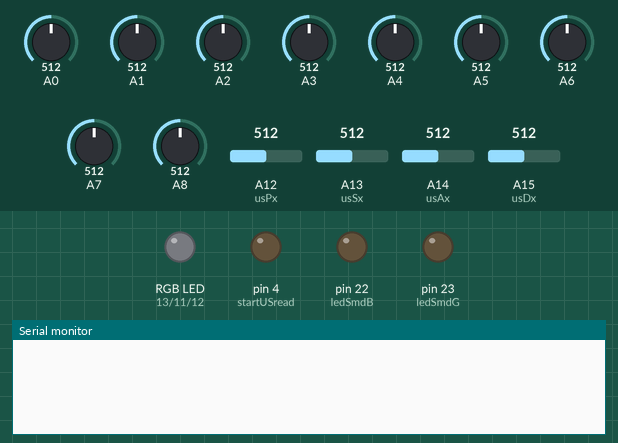
Simulated run of this sketch. Board: Arduino Mega 2560, built for the host (arithmetic inside an expression is 32-bit, double 64-bit). Parts: an RGB LED mixed from three pins (HIGH = lit), output pins drawn as LEDs (lit = HIGH), the last lines printed to the serial monitor. The inputs (shaded band) are chosen by the test bench; at power-on: A12 (usPx) = 512, A13 (usSx) = 512, A14 (usAx) = 512, A0 = 512, A1 = 512, A2 = 512, A3 = 512, A4 = 512, A5 = 512, A6 = 512, A7 = 512, A8 = 512, A15 (usDx) = 512.

Above: at 0.0 s.
1.8 s: A12 (usPx) set to 776
At 2.7 s:
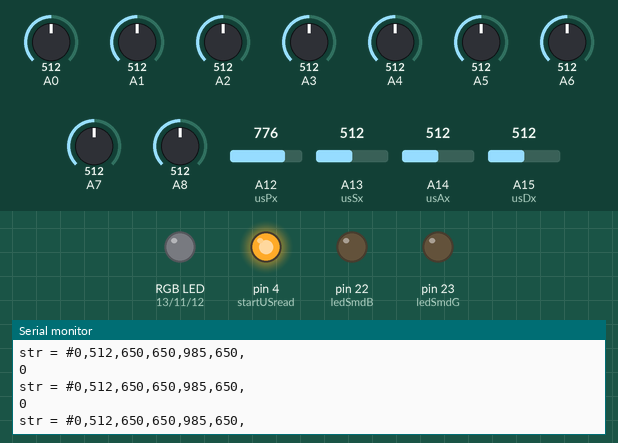
3.3 s: A12 (usPx) set to 800
At 3.9 s:
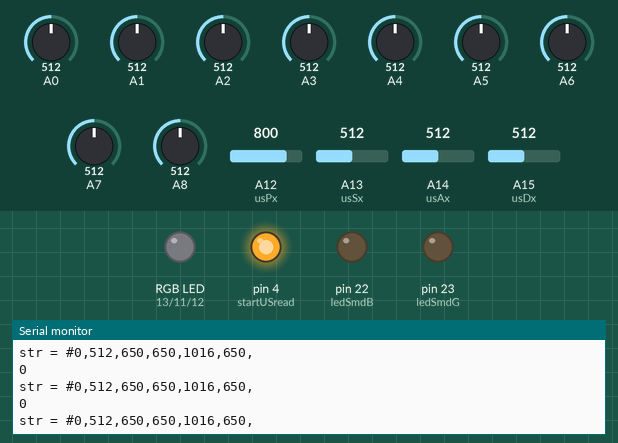
4.8 s: A13 (usSx) set to 85
At 5.5 s:
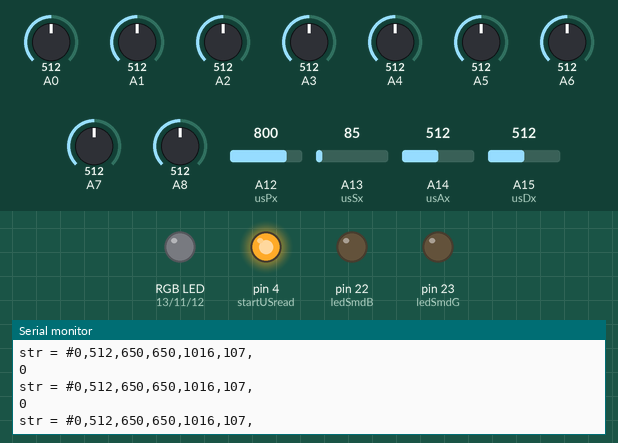
6.3 s: A13 (usSx) set to 69
At 7.3 s:
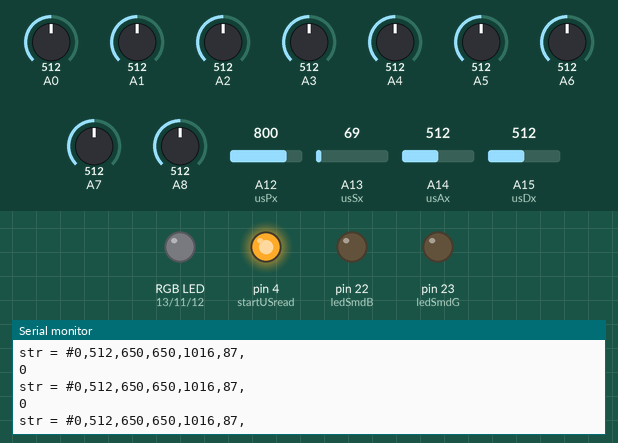
7.8 s: A14 (usAx) set to 775
At 8.3 s:
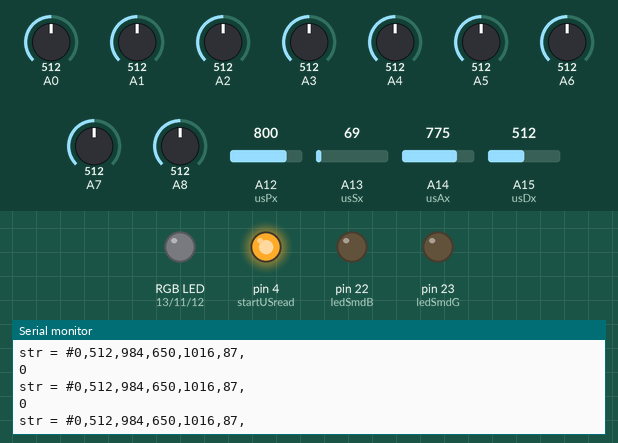
9.3 s: A14 (usAx) set to 801
At 9.8 s:
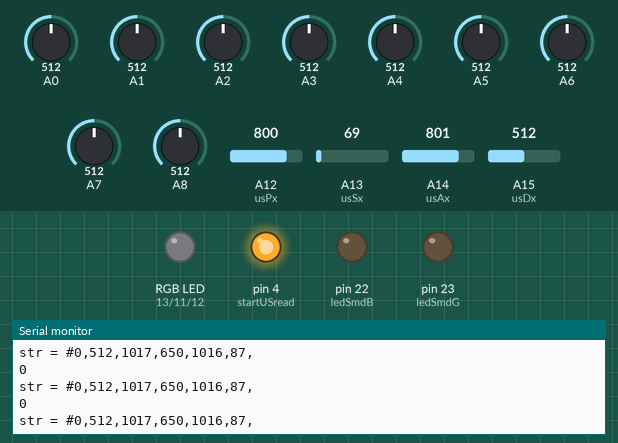
Timing chart, 0 to 11.8 s (numbered marks = the images above; inputs shaded):
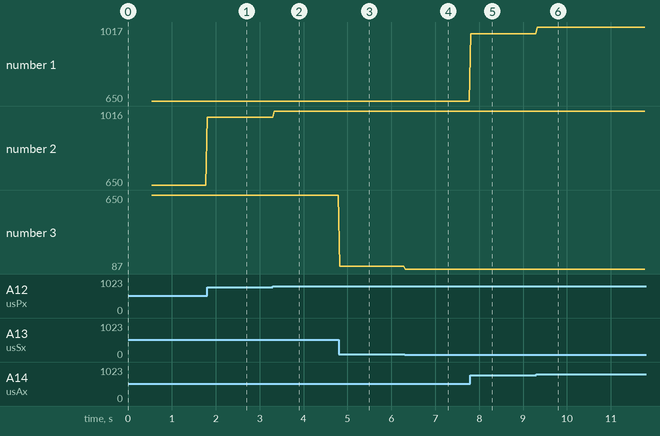

The sketch:

BASSO_per_le_linee.ino
```cpp
#define ledR 13
#define ledG 11
#define ledB 12

#define ledSmdB 22
#define ledSmdG 23


int Lin1 = A0;
int Lin2 = A1;
int Lin3 = A2;
int Lin4 = A3;
int Lin5 = A4;
int Lin6 = A5;
int Lin7 = A6;
int Lin8 = A7;
int Lin9 = A8;


int diagb4 = 42;
int diaga4 = 43;
int diagb3 = 44;
int diaga3 = 45;
int diagb2 = 46;
int diaga2 = 47;
int diagb1 = 48;
int diaga1 = 49;

int v[10];
int massimo;

int startUSread=4;  //inizia le letture continue degli ultrasuoni
int usAx= A14;
int usDx= A15;
int usPx= A12;
int usSx= A13;

int distAx, distPx, distDx, distSx;

int valLin = 0;

String cancelletto = "#", str="abc", strTemp="abc";


void setup(){
  Serial.begin(9600);
  Serial3.begin(9600);
  pinMode(diagb4, INPUT_PULLUP);
  pinMode(diaga4, INPUT_PULLUP);
  pinMode(diagb3, INPUT_PULLUP);
  pinMode(diaga3, INPUT_PULLUP);
  pinMode(diagb2, INPUT_PULLUP);
  pinMode(diaga2, INPUT_PULLUP);
  pinMode(diagb1, INPUT_PULLUP);
  pinMode(diaga1, INPUT_PULLUP);

  pinMode(ledR, OUTPUT);
  pinMode(ledG, OUTPUT);
  pinMode(ledB, OUTPUT);
  pinMode(ledSmdB, OUTPUT);
  pinMode(ledSmdG, OUTPUT);

  usBegin();

}


void loop(){
//  Serial.print(analogRead(A0));
//   Serial.print("\t");
//   Serial.print(analogRead(A1));
//   Serial.print("\t");
//   Serial.print(analogRead(A2));
//   Serial.print("\t");
//   Serial.print(analogRead(A3));
//   Serial.print("\t");
//   Serial.print(analogRead(A4));
//   Serial.print("\t");
//   Serial.print(analogRead(A5));
//   Serial.print("\t");
//   Serial.print(analogRead(A6));
//   Serial.print("\t");
//   Serial.print(analogRead(A7));
//   Serial.print("\t");
//   Serial.print(analogRead(A8));
//   Serial.print("\t");
//   Serial.print(analogRead(A9));
//   Serial.print("\t");
//   Serial.print(analogRead(A10));
//   Serial.print("\t");
//   Serial.print(analogRead(A11));
//   Serial.println("\t");

     str = "";

     valLin = readLin();
//   delay(400);
//   Serial.println("\n\n");


  digitalWrite(ledSmdG, 1);
  readUs();
  /*
  Serial.print(distAx);
   Serial.print("\t");
   Serial.print(distDx);
   Serial.print("\t");
   Serial.print(distPx);
   Serial.print("\t");
   Serial.println(distSx);
   */
  digitalWrite(ledSmdG, 0);


  str = str + "#";

  str = str + valLin;
  str = str + ",";
  str = str + massimo;
  str = str + ",";
  str = str + distAx;
  str = str + ",";
  str = str + distDx;
  str = str + ",";
  str = str + distPx;
  str = str + ",";
  str = str + distSx;
  str = str + ",";
  Serial.print ("str = ");
  Serial.println(str);

  analogWrite(ledB, 30);
  analogWrite(ledR, 30);
  digitalWrite(ledSmdB, 1);


  analogWrite(ledB, 0);
  analogWrite(ledR, 0);
  digitalWrite(ledSmdB, 0);

  delay(5);

}// loop

int readLin(){

  int i;
  int x;


  for(i=0; i<10; i++)
  {
    v[i]=0;
  }

  for(i=0; i<20; i++)
  {
    v[0]+=analogRead(A0);
    v[1]+=analogRead(A1);
    v[2]+=analogRead(A2);
    v[3]+=analogRead(A3);
    v[4]+=analogRead(A4);
    v[5]+=analogRead(A5);
    v[6]+=analogRead(A6);
    v[7]+=analogRead(A7);
    v[8]+=analogRead(A8);
  }


  for(i=0; i<20; i++)  {
    v[i] = v[i]/20;
  }


  if ((v[0]<1)&&(v[1]<1)&&(v[2]<1)&&(v[3]<1)&&(v[4]<1)&&(v[5]<1)&&(v[6]<1)&&(v[7]<1)&&(v[8]<1))
  {
    //Serial.println("non vedo la linee!");
    return 99;
  }
  else
  {
    Serial.println(posLinea());
    return posLinea();
  }
} /// readLin


int posLinea(){   ////////////// trovo il valore minimo dell'array
  int linea = 0;
  massimo = v[0];
  for (int i=1; i<9; i++){
    if (massimo < v[i]){
      linea = i;
      massimo = v[i];
    }
  }
  return linea;
}


/*
int trovaMassimo(){
 int massimo = array[0];
 for (int i=1; i<arraySize; i++){
 if (massimo < array[i]){
 massimo = array[i];
 }
 }
 return massimo;
 }
 */
```

US.ino
```cpp
void usBegin(){
  pinMode(startUSread, OUTPUT);


  delay(500);                       // aspetto che completi il primo ciclo di calibrazione (250ms)
  digitalWrite(startUSread,HIGH);  // Da datasheet, tenere alto per un tempo maggiore di 20us e minore di 49ms per iniziare le letture
  delay(20);
  //digitalWrite(startUSread,LOW);
}

void readUs(){
  distAx=analogRead(usAx)*1.27;
  distPx=analogRead(usPx)*1.27;
  distSx=analogRead(usSx)*1.27;
  distDx=analogRead(usDx)*1.27;
}
```

Measured:
- after the input at 1.8 s, the serial monitor: prints a new line at once (image 1)
- after the input at 3.3 s, the serial monitor: prints a new line at once (image 2)
- after the input at 4.8 s, the serial monitor: prints a new line at once (image 3)
- after the input at 6.3 s, the serial monitor: prints a new line at once (image 4)
- after the input at 7.8 s, the serial monitor: prints a new line at once (image 5)
- after the input at 9.3 s, the serial monitor: prints a new line at once (image 6)
- plotted number 1: 650 → 984 after the input at 7.8 s, 984 → 1017 after the input at 9.3 s
- plotted number 2: 650 → 985 after the input at 1.8 s, 985 → 1016 after the input at 3.3 s
